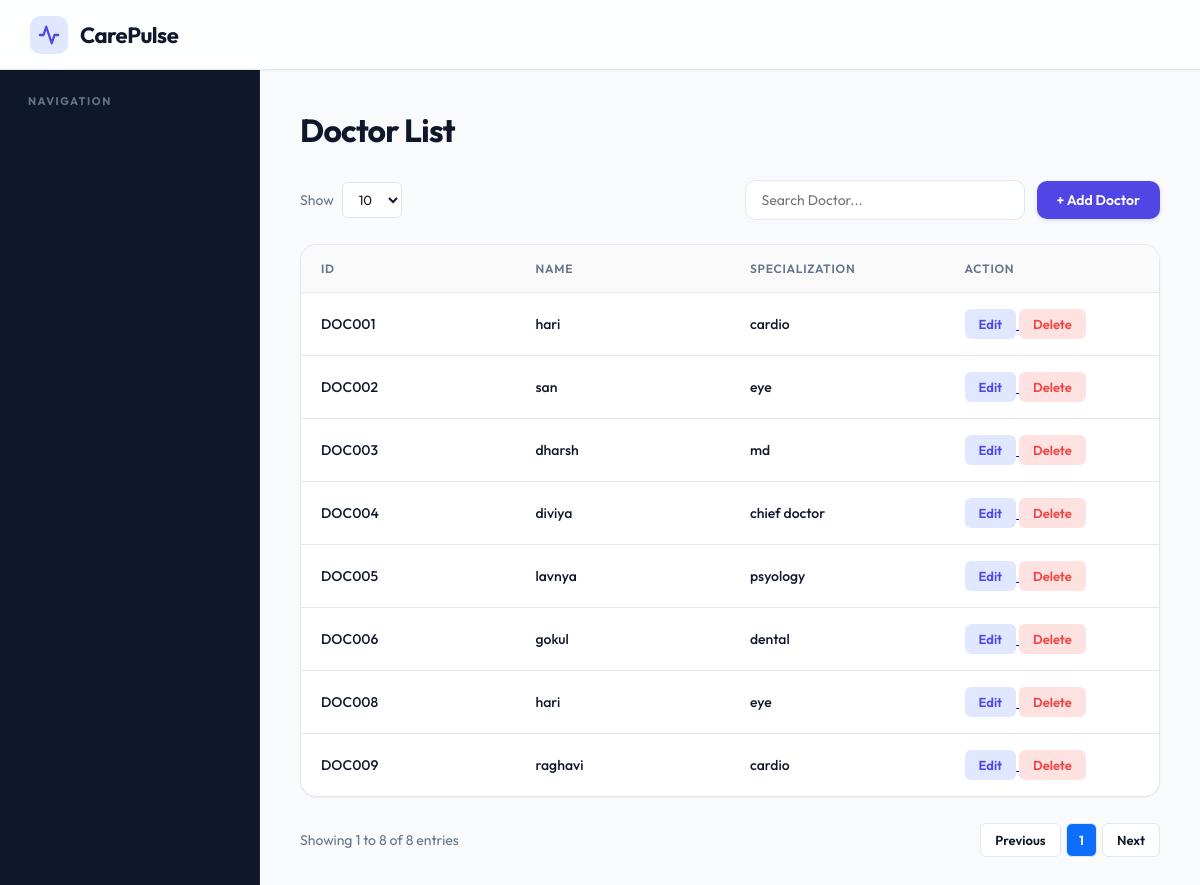
Screenshot of /doctor/ with the database file from the repository.
### hospital/models.py (models this page shows, shortened)
class Doctor(models.Model):
    doctor_id = models.CharField(max_length=20,unique=True)
    doctor_name = models.CharField(max_length=100)
    specialization = models.CharField(max_length=100)
    user = models.OneToOneField(User,on_delete=models.CASCADE)

### hospital/views.py (the view)
# urls.py: path('doctor/', views.doctor_list, name='doctor_list'),
def doctor_list(request):
    doctors = Doctor.objects.all()
    return render(request,'doctor_list.html',{'doctors': doctors})

### hospital/templates/doctor_list.html (shortened to what this page needs)
{% extends 'base.html' %}
{% block content %}
<h2 class="page-title">Doctor List</h2>
<div class="toolbar">
    <div class="rows">
        <label>Show</label>
        <select id="rowsPerPage">
            <option value="10" selected>10</option>
        </select>
    </div>
    <div class="toolbar-right">
        <input
            type="text"
            id="searchInput"
            class="search-box"
            placeholder="Search Doctor..."
        >
        <a href="{% url 'doctor_add' %}" >
            <button class="add-btn">
                + Add Doctor
            </button>
        </a>
    </div>
</div>
<div class="table-container">
<table id="doctorTable">
    <thead>
        <tr>
            <th width="25%">ID</th>
            <th width="25%">Name</th>
            <th width="25%">Specialization</th>
            <th width="25%">Action</th>
        </tr>
    </thead>
    <tbody>
        {% for doctor in doctors %}
        <tr>
            <td>{{ doctor.doctor_id }}</td>
            <td>{{ doctor.doctor_name }}</td>
            <td>{{ doctor.specialization }}</td>
            <td>
                <a href="{% url 'doctor_edit' doctor.id %}" >
                    <button class="edit-btn">
                       Edit
                    </button>
                </a>
                <a href="{% url 'doctor_delete' doctor.id %}" onclick="return confirm('Are you sure?')">
                    <button class="delete-btn">
                       Delete
                    </button>
                </a>
            </td>
        </tr>
        {% endfor %}
    </tbody>
</table>
</div>
<div class="pagination">
    <div id="tableInfo">
    </div>
    <div>
        <button id="prevBtn">
            Previous
        </button>
        <span id="pageNumbers"></span>
        <button id="nextBtn">
            Next
        </button>
    </div>
</div>
{% load static %}
{% endblock %}

### hospital/templates/base.html (shortened to what this page needs)
{% load static %}
<!DOCTYPE html>
<html lang="en">
<head>
    <link rel="stylesheet" href="{% static 'css/style.css' %}?v={% now 'U' %}">
</head>
<body>
    <header class="main-header">
        <div class="header-brand">
            <div class="brand-logo">
                <svg xmlns="http://www.w3.org/2000/svg" viewBox="0 0 24 24" fill="none" stroke="currentColor" stroke-width="2.5" stroke-linecap="round" stroke-linejoin="round">
                    <path d="M22 12h-4l-3 9L9 3l-3 9H2"/>
                </svg>
            </div>
            <h1>CarePulse</h1>
        </div>
    </header>
    <div class="app-layout">
        <aside class="sidebar">
            <div class="sidebar-header">
                <h3>Navigation</h3>
            </div>
        </aside>
        <main class="content-wrapper">
            <div class="main-content">
                {% block content %}
                {% endblock %}
            </div>
        </main>
    </div>
</body>
</html>

### rows the page displays
Doctor: doctor_id "DOC001", doctor_name "hari", specialization "cardio"
Doctor: doctor_id "DOC002", doctor_name "san", specialization "eye"
Doctor: doctor_id "DOC003", doctor_name "dharsh", specialization "md"
Doctor: doctor_id "DOC004", doctor_name "diviya", specialization "chief doctor"
Doctor: doctor_id "DOC005", doctor_name "lavnya", specialization "psyology"
Doctor: doctor_id "DOC006", doctor_name "gokul", specialization "dental"
Doctor: doctor_id "DOC008", doctor_name "hari", specialization "eye"
Doctor: doctor_id "DOC009", doctor_name "raghavi", specialization "cardio"
